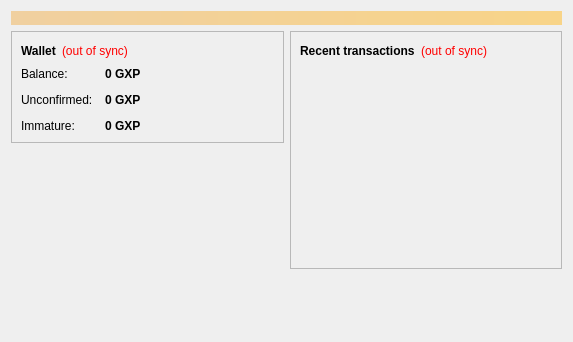
<?xml version="1.0" encoding="UTF-8"?>
<ui version="4.0">
 <class>OverviewPage</class>
 <widget class="QWidget" name="OverviewPage">
  <property name="geometry">
   <rect>
    <x>0</x>
    <y>0</y>
    <width>573</width>
    <height>342</height>
   </rect>
  </property>
  <property name="windowTitle">
   <string>Form</string>
  </property>
  <layout class="QVBoxLayout" name="topLayout">
   <item>
    <widget class="QLabel" name="labelAlerts">
     <property name="visible">
      <bool>false</bool>
     </property>
     <property name="styleSheet">
      <string notr="true">background-color: qlineargradient(x1: 0, y1: 0, x2: 1, y2: 0, stop:0 #F0D0A0, stop:1 #F8D488); color:#000000;</string>
     </property>
     <property name="wordWrap">
      <bool>true</bool>
     </property>
     <property name="margin">
      <number>3</number>
     </property>
    </widget>
   </item>
   <item>
    <layout class="QHBoxLayout" name="horizontalLayout" stretch="1,1">
     <item>
      <layout class="QVBoxLayout" name="verticalLayout_2">
       <item>
        <widget class="QFrame" name="frame">
         <property name="frameShape">
          <enum>QFrame::StyledPanel</enum>
         </property>
         <property name="frameShadow">
          <enum>QFrame::Raised</enum>
         </property>
         <layout class="QVBoxLayout" name="verticalLayout_4">
          <item>
           <layout class="QHBoxLayout" name="horizontalLayout_4">
            <item>
             <widget class="QLabel" name="label_5">
              <property name="font">
               <font>
                <weight>75</weight>
                <bold>true</bold>
               </font>
              </property>
              <property name="text">
               <string>Wallet</string>
              </property>
             </widget>
            </item>
            <item>
             <widget class="QLabel" name="labelWalletStatus">
              <property name="toolTip">
               <string>The displayed information may be out of date. Your wallet automatically synchronizes with the Goshencoin network after a connection is established, but this process has not completed yet.</string>
              </property>
              <property name="styleSheet">
               <string notr="true">QLabel { color: red; }</string>
              </property>
              <property name="text">
               <string notr="true">(out of sync)</string>
              </property>
              <property name="alignment">
               <set>Qt::AlignLeading|Qt::AlignLeft|Qt::AlignVCenter</set>
              </property>
             </widget>
            </item>
            <item>
             <spacer name="horizontalSpacer_2">
              <property name="orientation">
               <enum>Qt::Horizontal</enum>
              </property>
              <property name="sizeHint" stdset="0">
               <size>
                <width>40</width>
                <height>20</height>
               </size>
              </property>
             </spacer>
            </item>
           </layout>
          </item>
          <item>
           <layout class="QFormLayout" name="formLayout_2">
            <property name="fieldGrowthPolicy">
             <enum>QFormLayout::AllNonFixedFieldsGrow</enum>
            </property>
            <property name="horizontalSpacing">
             <number>12</number>
            </property>
            <property name="verticalSpacing">
             <number>12</number>
            </property>
            <item row="0" column="0">
             <widget class="QLabel" name="label">
              <property name="text">
               <string>Balance:</string>
              </property>
             </widget>
            </item>
            <item row="0" column="1">
             <widget class="QLabel" name="labelBalance">
              <property name="font">
               <font>
                <weight>75</weight>
                <bold>true</bold>
               </font>
              </property>
              <property name="cursor">
               <cursorShape>IBeamCursor</cursorShape>
              </property>
              <property name="toolTip">
               <string>Your current balance</string>
              </property>
              <property name="text">
               <string notr="true">0 GXP</string>
              </property>
              <property name="textInteractionFlags">
               <set>Qt::LinksAccessibleByMouse|Qt::TextSelectableByKeyboard|Qt::TextSelectableByMouse</set>
              </property>
             </widget>
            </item>
            <item row="1" column="0">
             <widget class="QLabel" name="label_3">
              <property name="text">
               <string>Unconfirmed:</string>
              </property>
             </widget>
            </item>
            <item row="1" column="1">
             <widget class="QLabel" name="labelUnconfirmed">
              <property name="font">
               <font>
                <weight>75</weight>
                <bold>true</bold>
               </font>
              </property>
              <property name="cursor">
               <cursorShape>IBeamCursor</cursorShape>
              </property>
              <property name="toolTip">
               <string>Total of transactions that have yet to be confirmed, and do not yet count toward the current balance</string>
              </property>
              <property name="text">
               <string notr="true">0 GXP</string>
              </property>
              <property name="textInteractionFlags">
               <set>Qt::LinksAccessibleByMouse|Qt::TextSelectableByKeyboard|Qt::TextSelectableByMouse</set>
              </property>
             </widget>
            </item>
            <item row="2" column="0">
             <widget class="QLabel" name="labelImmatureText">
              <property name="text">
               <string>Immature:</string>
              </property>
             </widget>
            </item>
            <item row="2" column="1">
             <widget class="QLabel" name="labelImmature">
              <property name="font">
               <font>
                <weight>75</weight>
                <bold>true</bold>
               </font>
              </property>
              <property name="toolTip">
               <string>Mined balance that has not yet matured</string>
              </property>
              <property name="text">
               <string notr="true">0 GXP</string>
              </property>
              <property name="textInteractionFlags">
               <set>Qt::LinksAccessibleByMouse|Qt::TextSelectableByKeyboard|Qt::TextSelectableByMouse</set>
              </property>
             </widget>
            </item>
           </layout>
          </item>
         </layout>
        </widget>
       </item>
       <item>
        <spacer name="verticalSpacer">
         <property name="orientation">
          <enum>Qt::Vertical</enum>
         </property>
         <property name="sizeHint" stdset="0">
          <size>
           <width>20</width>
           <height>40</height>
          </size>
         </property>
        </spacer>
       </item>
      </layout>
     </item>
     <item>
      <layout class="QVBoxLayout" name="verticalLayout_3">
       <item>
        <widget class="QFrame" name="frame_2">
         <property name="frameShape">
          <enum>QFrame::StyledPanel</enum>
         </property>
         <property name="frameShadow">
          <enum>QFrame::Raised</enum>
         </property>
         <layout class="QVBoxLayout" name="verticalLayout">
          <item>
           <layout class="QHBoxLayout" name="horizontalLayout_2">
            <item>
             <widget class="QLabel" name="label_4">
              <property name="text">
               <string>&lt;b&gt;Recent transactions&lt;/b&gt;</string>
              </property>
             </widget>
            </item>
            <item>
             <widget class="QLabel" name="labelTransactionsStatus">
              <property name="toolTip">
               <string>The displayed information may be out of date. Your wallet automatically synchronizes with the Goshencoin network after a connection is established, but this process has not completed yet.</string>
              </property>
              <property name="styleSheet">
               <string notr="true">QLabel { color: red; }</string>
              </property>
              <property name="text">
               <string notr="true">(out of sync)</string>
              </property>
              <property name="alignment">
               <set>Qt::AlignRight|Qt::AlignTrailing|Qt::AlignVCenter</set>
              </property>
             </widget>
            </item>
            <item>
             <spacer name="horizontalSpacer">
              <property name="orientation">
               <enum>Qt::Horizontal</enum>
              </property>
              <property name="sizeHint" stdset="0">
               <size>
                <width>40</width>
                <height>20</height>
               </size>
              </property>
             </spacer>
            </item>
           </layout>
          </item>
          <item>
           <widget class="QListView" name="listTransactions">
            <property name="styleSheet">
             <string notr="true">QListView { background: transparent; }</string>
            </property>
            <property name="frameShape">
             <enum>QFrame::NoFrame</enum>
            </property>
            <property name="verticalScrollBarPolicy">
             <enum>Qt::ScrollBarAlwaysOff</enum>
            </property>
            <property name="horizontalScrollBarPolicy">
             <enum>Qt::ScrollBarAlwaysOff</enum>
            </property>
            <property name="selectionMode">
             <enum>QAbstractItemView::NoSelection</enum>
            </property>
           </widget>
          </item>
         </layout>
        </widget>
       </item>
       <item>
        <spacer name="verticalSpacer_2">
         <property name="orientation">
          <enum>Qt::Vertical</enum>
         </property>
         <property name="sizeHint" stdset="0">
          <size>
           <width>20</width>
           <height>40</height>
          </size>
         </property>
        </spacer>
       </item>
      </layout>
     </item>
    </layout>
   </item>
  </layout>
 </widget>
 <resources/>
 <connections/>
</ui>
